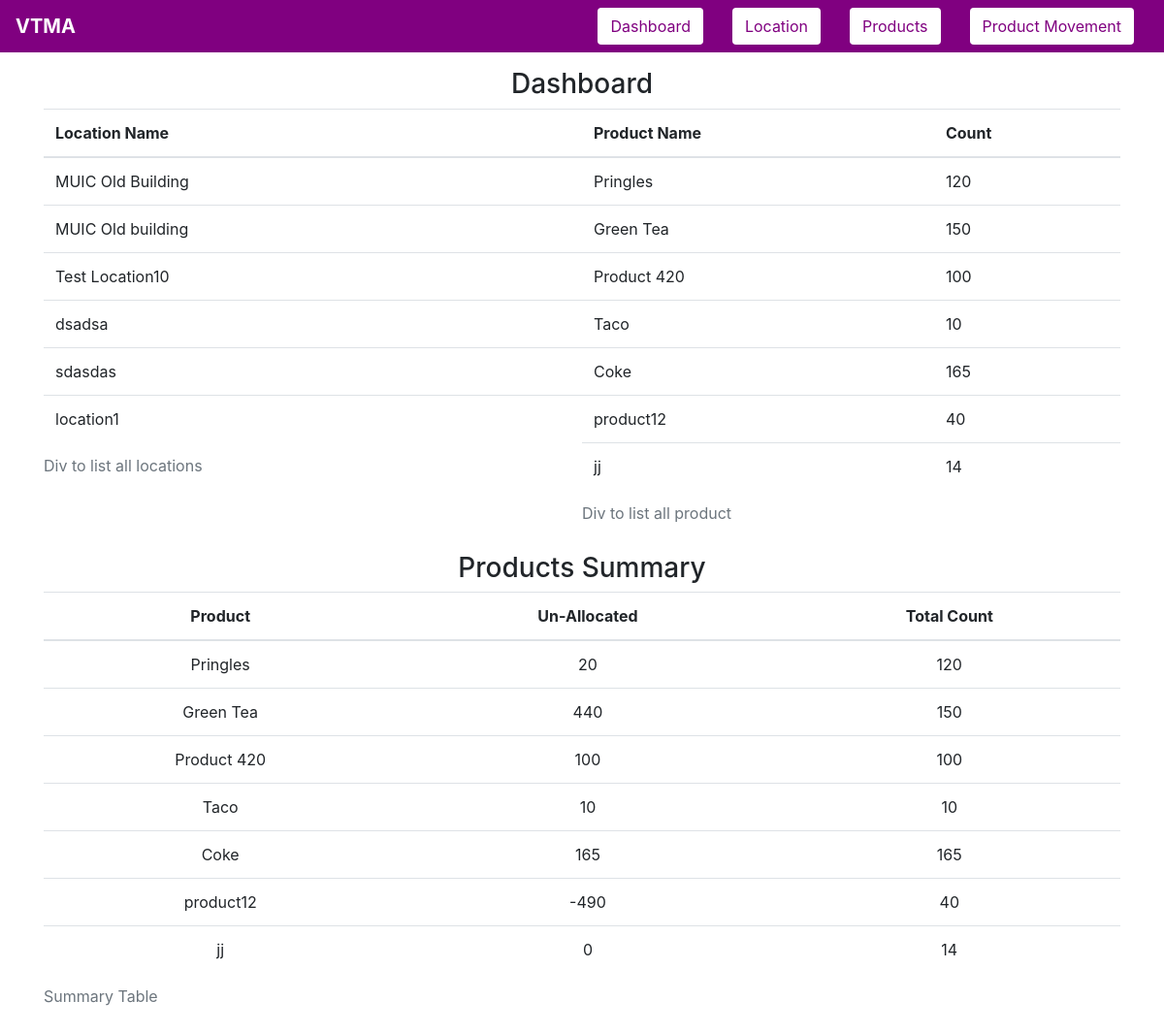
Before: / with the older database file.
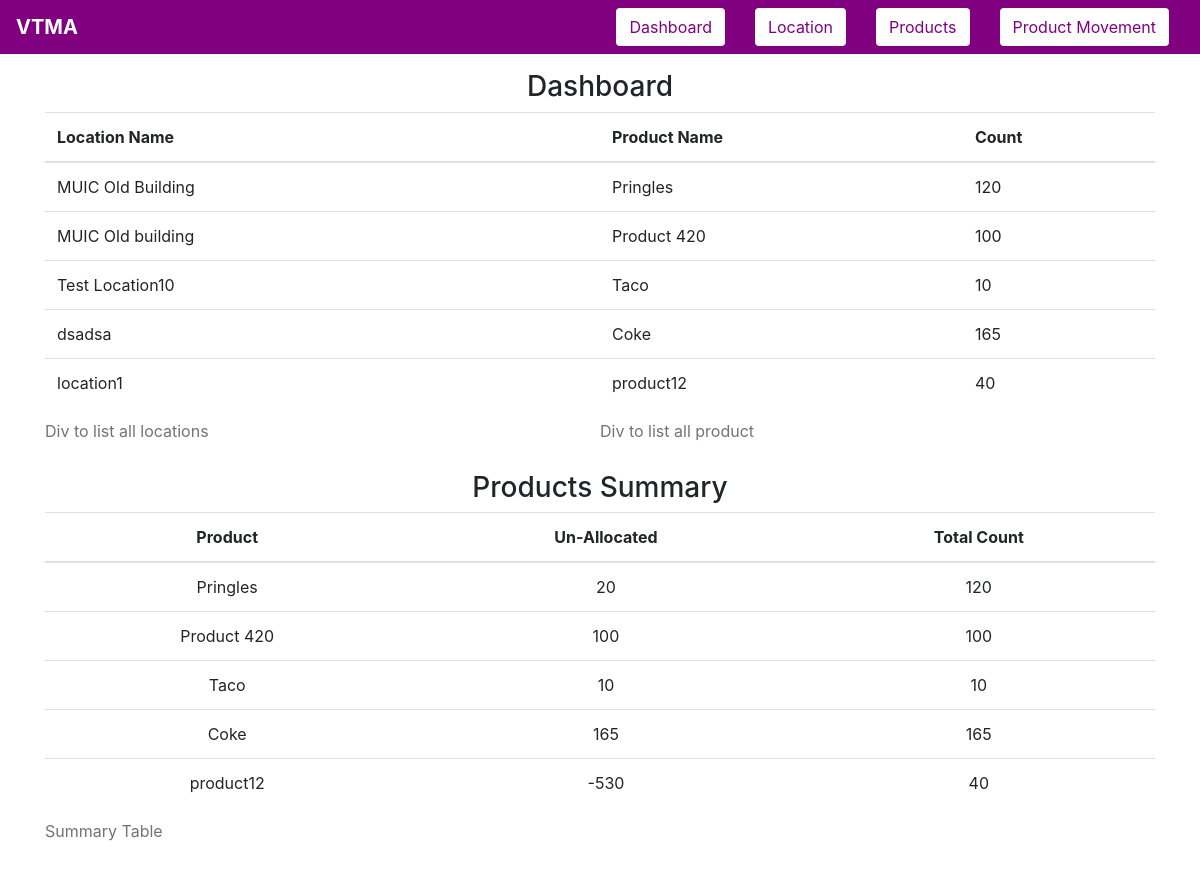
After: the same page with the newer database file.
### tables this page shows
CREATE TABLE location(loc_id INTEGER PRIMARY KEY AUTOINCREMENT,
                                 loc_name TEXT UNIQUE NOT NULL);

CREATE TABLE products(prod_id INTEGER PRIMARY KEY AUTOINCREMENT,
                    prod_name TEXT UNIQUE NOT NULL,
                    prod_quantity INTEGER NOT NULL,
                    unallocated_quantity INTEGER);

### app.py (the view)
@app.route("/")
def summary():
    msg = None
    q_data, location_c, products = None, None, None
    db = sqlite3.connect(DATABASE_NAME)
    cursor = db.cursor()
    try:
        cursor.execute(select_from_location)
        location_c = cursor.fetchall()
        cursor.execute(select_from_product)
        products = cursor.fetchall()
        cursor.execute(
            """
        SELECT prod_name, unallocated_quantity, prod_quantity FROM products
        """
        )
        q_data = cursor.fetchall()
    except sqlite3.Error as e:
        msg = f"An error occurred: {e.args[0]}"
    if msg:
        print(msg)
    return render(
        "index.html",
        link=link,
        title="Summary",
        locations=location_c,
        products=products,
        database=q_data,
    )

### templates/index.html
{% extends 'base-template.html' %}
{% block content %}
    <div class="container">
        <h3 style="text-align: center">Dashboard</h3>
        <div style="height: 50%;width: 100%; float: left">
            {% if locations == None or locations|length == 0 %}
            <div style="float: left;width:50%;">
                <h3  class="text center font-weight-light">No Data Available Yet</h3>
            </div>
            {% else %}
            <div style="float:left;width:50%">
                <table class="table">
                <caption>Div to list all locations</caption>
                    <thead>
                        <tr>
                            <th scope="col">Location Name</th>
                        </tr>
                    </thead>
                    <tbody>
                        {% for location in locations %}
                            <tr>
                                <td>{{ location[1] }}</td>
                            </tr>
                        {% endfor %}
                    </tbody>
                </table>
            </div>
        {% endif %}
        {% if products == None or products|length == 0 %}
            <div style="float: right;width: 50%;">
                <h3 class="text center font-weight-light">No Product Data Available Yet</h3>
            </div>
        {% else %}
            <div style="float:right;width:50%;">
                <table class="table">
                <caption>Div to list all product</caption>
                    <thead>
                        <tr>
                            <th scope="col">Product Name</th>
                            <th scope="col">Count</th>
                        </tr>
                    </thead>
                    <tbody>
                        {% for product in products %}
                            <tr>
                                <td>{{ product[1] }}</td>
                                <td>{{ product[2] }}</td>
                            </tr>
                        {% endfor %}
                    </tbody>
                </table>
            </div>
        {% endif %}
        </div>
    </div>
    <div class="container" style="float: contour; text-align: center">
    <h3 style="text-align: center">Products Summary</h3>
        <div class="form-horizontal" title="Summary">
        {% if database == None or database|length == 0 %}
            <h3 class="text-center font-weight-light">Summary not available yet</h3>
        {% else %}
            <div>
                <table class="table">
                <caption>Summary Table</caption>
                    <thead>
                        <tr>
                            <th scope="col">Product</th>
                            <th scope="col">Un-Allocated</th>
                            <th scope="col">Total Count</th>
                        </tr>
                    </thead>
                    <thead>
                        {% for data in database %}
                            <tr>
                                <td>{{ data[0] }}</td>
                                <td>{{ data[1] }}</td>
                                <td>{{ data[2] }}</td>
                            </tr>
                        {% endfor %}
                    </thead>
                </table>
            </div>
        {% endif %}
        </div>
    </div>
{% endblock %}

Changed rows visible on the page:
removed location: loc_name "sdasdas"
removed products: prod_name "Green Tea", prod_quantity "150", unallocated_quantity "440"
removed products: prod_name "jj", prod_quantity "14", unallocated_quantity "0"
changed products "product12": unallocated_quantity "-490" → "-530"
